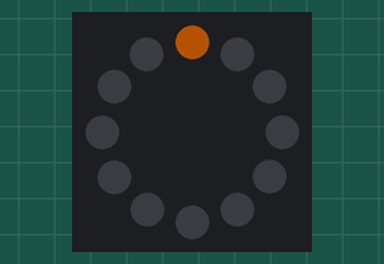
Simulated run of this sketch. Board: Arduino Uno, built with avr-gcc and run on an emulated ATmega328P. On the bench: 12 RGB LEDs in a ring, first at the top, clockwise. Dim RGB values are drawn brighter than linear; random numbers use the default seed unless the sketch sets one.

Above: at 0.2 s.
At 0.6 s:
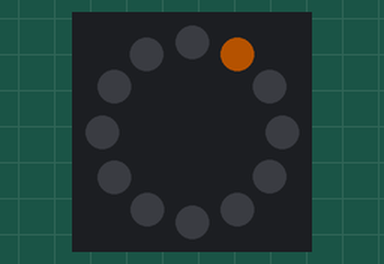
At 1.0 s:
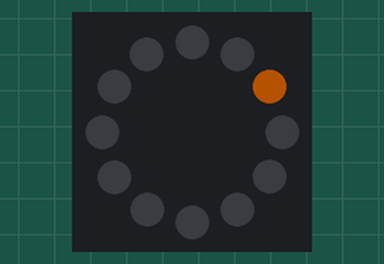
At 2.2 s:
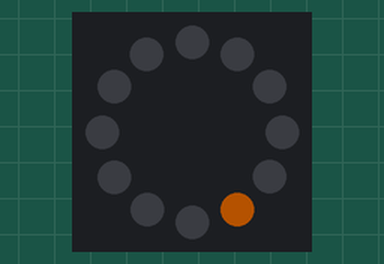
At 3.41 s:
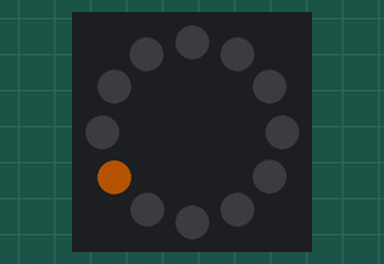
At 4.61 s:
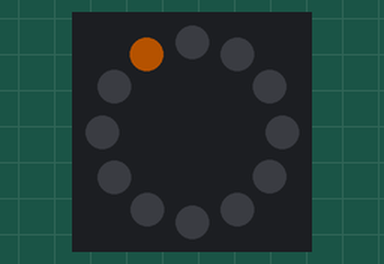

The sketch:

SBC.ino
```cpp
/**********************************************************
 * This is the sketch that controlles the sensors and leds
 * of our SoapBoxCart.
 *
 * Author : Klaas Nebuhr
 * Started: 21.11.2018
 **********************************************************/
#include "FastLED.h"
#include "steering.h"

/***
 * Neo Pixel Ring for the steering wheel
 */
SteeringWheel wheel = SteeringWheel();
uint8_t idx = 0;
ColorFunctionData colorFunctionData;

void setup() {

  /**
   * Initialize FastLED for the NeoPixel ring
   */
  set_max_power_in_volts_and_milliamps(5, 500);
  FastLED.show();
  colorFunctionData.frame = 0;
  setRawColor(colorFunctionData, 30, 255,155);
}

void updateRainbow(ColorFunctionData &data) {
  wheel.fill(asHSV(data));
  data.raw_color[0]++;
}

void updateFadeOut(ColorFunctionData &data) {
  wheel.fill(asHSV(data));
  data.raw_color[0]++;
}

void fillRandomHue(ColorFunctionData &data) {
  for (uint8_t i=0; i<12; i++) {
    wheel.setColorAt(i, CHSV(random(256),255,255));
  }
}

void circlePixel(ColorFunctionData &data) {
  wheel.clear();
  wheel.setColorAt(data.vb1, asHSV(data));
  data.vb1 += 1;
  data.vb1 %= 12;
}

void loop() {
  colorFunctionData.frame++;
  //updateRainbow(colorFunctionData);
  //wheel.fadeOutCW(40,idx++);
  //idx %= 12;
  //fillRandomHue(colorFunctionData);
  circlePixel(colorFunctionData);
  FastLED.show();

  delay(400);
}
```

steering.cpp
```cpp
#include "steering.h"

const uint8_t LED_STEERING__DATA_PIN =  6;
const uint8_t NUM_LEDS               = 12;

SteeringWheel::SteeringWheel( void ) {
  this->hue        = 0;
  this->saturation = 255;
  this->value      = 55;

  this->leds = malloc(NUM_LEDS * sizeof(CRGB));

  FastLED.addLeds<NEOPIXEL, LED_STEERING__DATA_PIN >(this->leds, NUM_LEDS);
  this->clear();
}

void SteeringWheel::update() {

}

void SteeringWheel::fill(const struct CRGB &color) {
  fill_solid(this->leds, NUM_LEDS,color);
}

void SteeringWheel::clear() {
  fill_solid(this->leds, NUM_LEDS, CRGB::Black);
}

void SteeringWheel::setColorAt(const uint8_t index, const struct CRGB &color) {
  // Testing index. If testing is invalid (> 11) nothing happens.
  if (index > 11) return;
  this->leds[index] = color;
}

void SteeringWheel::setNColorAt(const uint8_t index, const uint8_t num, const struct CRGB &color)  {
  for (uint8_t i=0; i<num; i++) {
    this->setColorAt((index+i)%12,color);
  }
}

/**
 * Fades the color clockwise out. Starting with full hsv value at the
 * given index with the given hue. Then fading out from led to led by
 * decreasing the hsv value.
 */
void SteeringWheel::fadeOutCW(uint8_t hue, uint8_t startIndex) {
  uint8_t value = 255;
  for (uint8_t i=0; i<12; i++) {
    this->leds[(startIndex + i) % 12] = CHSV(hue,255,value);
    value -= 21;
  }
}

/**
 * Fades the color counterclockwise out. Starting with full hsv value
 * at the given index with the given hue. Then fading out from led to
 * led by decreasing the hsv value.
 */
void SteeringWheel::fadeOutCCW(uint8_t hue, uint8_t startIndex) {
  uint8_t value = 255;
  for (uint8_t i=0; i<12; i++) {
    this->leds[(startIndex + 12 - i) % 12] = CHSV(hue,255,value);
    value -= 21;
  }
}

void SteeringWheel::showDirection(enum Direction d, const CRGB &color) {
  switch (d) {
    case NORTH :
      this->setNColorAt(10,4,color);
      break;
    case NORTHEAST :
      this->setNColorAt(0,4,color);
      break;
    case EAST :
      this->setNColorAt(2,4,color);
      break;
    case SOUTHEAST :
      this->setNColorAt(4,4,color);
      break;
    case SOUTH :
      this->setNColorAt(6,4,color);
      break;
    case SOUTHWEST :
      this->setNColorAt(8,4,color);
      break;
    case WEST :
      this->setNColorAt(10,4,color);
      break;
    case NORTHWEST :
      this->setNColorAt(10,4,color);
      break;
  }
}


CRGB asRGB(const ColorFunctionData &cfd) {
  return CRGB(cfd.raw_color[0],cfd.raw_color[1],cfd.raw_color[2]);
}

CHSV asHSV(const ColorFunctionData &cfd) {
  return CHSV(cfd.raw_color[0],cfd.raw_color[1],cfd.raw_color[2]);
}

void setRawColor(ColorFunctionData &cfd, uint8_t c1, uint8_t c2, uint8_t c3) {
  cfd.raw_color[0] = c1;
  cfd.raw_color[1] = c2;
  cfd.raw_color[2] = c3;
}
```

steering.h
```cpp
#ifndef __STEERING_H
#define __STEERING_H

#include "Arduino.h"
#include "FastLED.h"

enum Direction { NORTH, NORTHEAST, EAST, SOUTHEAST, SOUTH, SOUTHWEST, WEST, NORTHWEST };

class SteeringWheel;

typedef void (*UpdateHandler) (SteeringWheel &t);

class SteeringWheel {
  private:
    uint8_t hue;
    uint8_t saturation;
    uint8_t value;

    CRGB* leds;

  public:
    SteeringWheel( void );
    void update( void );
    void clear( void );
    void fill(const struct CRGB &color);
    void setColorAt(const uint8_t index, const struct CRGB &color);
    void setNColorAt(const uint8_t index, const uint8_t num, const struct CRGB &color);
    void fadeOutCW(uint8_t hue, uint8_t startIndex);
    void fadeOutCCW(uint8_t hue, uint8_t startIndex);
    void showDirection(enum Direction d, const CRGB &color);
};

typedef struct {
   uint32_t frame;
   uint8_t raw_color[3];
   union {
     struct {
      uint8_t vb1;
      uint8_t vb2;
      uint8_t vb3;
      uint8_t vb4;
      uint8_t vb5;
      uint8_t vb6;
      float vf1;
      float vf2;
      float vf3;
      float vf4;
     };
     uint8_t data[12];
   };
} ColorFunctionData;

void setRawColor(ColorFunctionData &cfd, uint8_t c1, uint8_t c2, uint8_t c3);
CRGB asRGB(const ColorFunctionData &cfd);
CHSV asHSV(const ColorFunctionData &cfd);

#endif
```

Measured:
- by itself, everything shown: repeats every 4.8 s, in 12 steps
- what the display in image 1 shows lasts 0.4 s, from 0.4 s to 0.8 s
